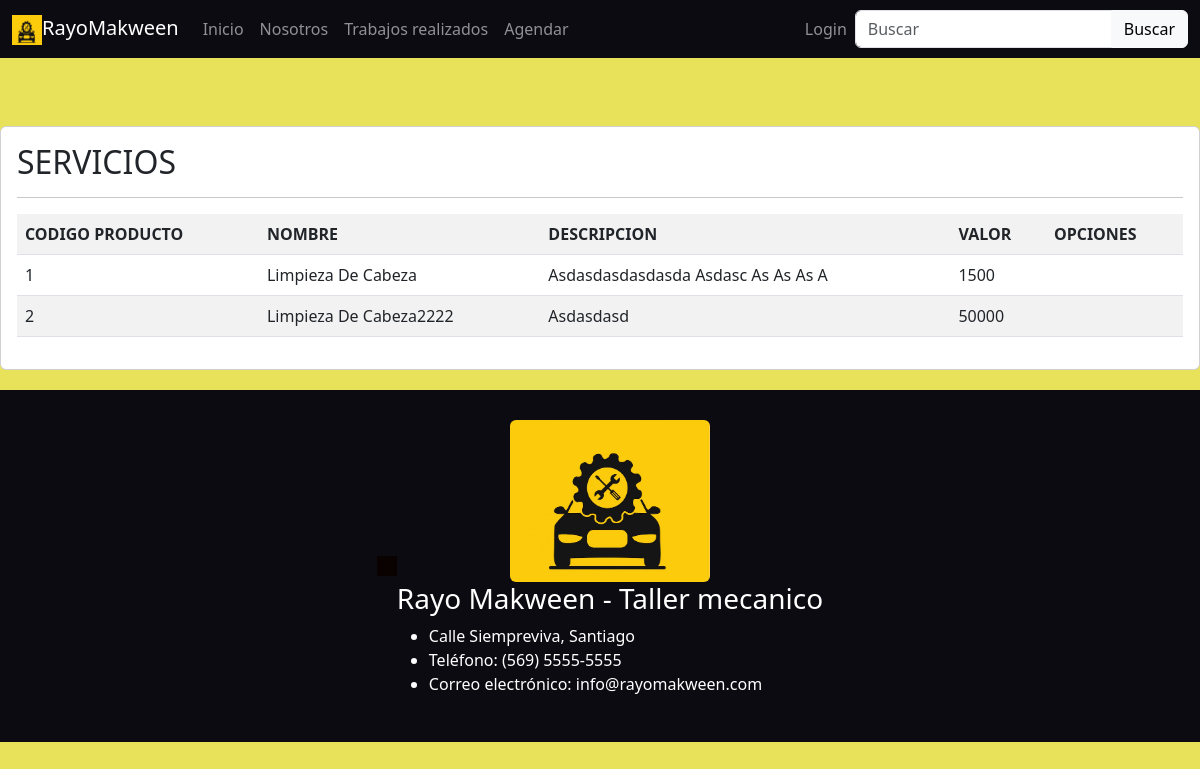
The app's page /gestionarservicios/ with its own data.
### taller/models.py (models this page shows, shortened)
class Servicio(models.Model):
    Cod = models.CharField(max_length=10)
    Nombre = models.CharField(max_length=50)
    Descripcion = models.TextField(max_length=100)
    Costo = models.IntegerField()

### taller/views.py (the view)
# urls.py: path('gestionarservicios/', views.gestionarservicios, name='gestionarservicios'),
def gestionarservicios(request):
    servicios = Servicio.objects.all()
    data = {
        'servicios' : servicios
    }
    return render(request, 'taller/GestionarServicios.html',data)

### taller/templates/taller/GestionarServicios.html (shortened to what this page needs)
{% extends 'taller/Base.html' %}
{% load static %}
{% block content %}
<br><br>
<div class="card">
    <div class="card-body">
        <h2>SERVICIOS</h2>
        <hr>
        <table class="table table-striped table-hover table-responsive-sm">
            <tr>
                <th>CODIGO PRODUCTO</th>
                <th>NOMBRE</th>
                <th>DESCRIPCION</th>
                <th>VALOR</th>
                <th>OPCIONES</th>
            </tr>
            {% for p in servicios %}
            <tr>
                <td>{{ p.Cod | title }}</td>
                <td>{{ p.Nombre | title }}</td>
                <td>{{ p.Descripcion | title}}</td>
                <td>{{ p.Costo | title}}</td>
                <td>
                </td>
            </tr>
            {% endfor %}
        </table>
    </div>
</div>
{% endblock %}

### taller/static/css/Base.css (style rules this page uses)
body { background-color: #e8e15a; }
.card { margin-bottom: 20px; }

### records on screen
Servicio: Cod "1", Nombre "Limpieza De Cabeza", Descripcion "Asdasdasdasdasda Asdasc As As As A", Costo "1500"
Servicio: Cod "2", Nombre "Limpieza De Cabeza2222", Descripcion "Asdasdasd", Costo "50000"
